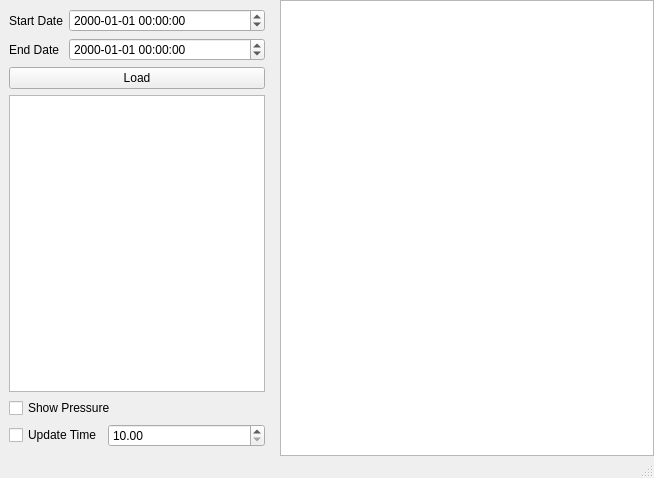
<?xml version="1.0" encoding="UTF-8"?>
<ui version="4.0">
 <class>MainWindow</class>
 <widget class="QMainWindow" name="MainWindow">
  <property name="geometry">
   <rect>
    <x>0</x>
    <y>0</y>
    <width>654</width>
    <height>478</height>
   </rect>
  </property>
  <property name="windowTitle">
   <string>MainWindow</string>
  </property>
  <widget class="QWidget" name="centralwidget">
   <layout class="QHBoxLayout" name="horizontalLayout_4">
    <property name="leftMargin">
     <number>0</number>
    </property>
    <property name="topMargin">
     <number>0</number>
    </property>
    <property name="rightMargin">
     <number>0</number>
    </property>
    <property name="bottomMargin">
     <number>0</number>
    </property>
    <item>
     <layout class="QHBoxLayout" name="horizontalLayout_3">
      <item>
       <widget class="QWidget" name="widget" native="true">
        <property name="sizePolicy">
         <sizepolicy hsizetype="Maximum" vsizetype="Preferred">
          <horstretch>0</horstretch>
          <verstretch>0</verstretch>
         </sizepolicy>
        </property>
        <layout class="QHBoxLayout" name="horizontalLayout_2">
         <item>
          <layout class="QVBoxLayout" name="verticalLayout">
           <item>
            <layout class="QFormLayout" name="formLayout">
             <item row="0" column="0">
              <widget class="QLabel" name="label">
               <property name="text">
                <string>Start Date</string>
               </property>
              </widget>
             </item>
             <item row="1" column="0">
              <widget class="QLabel" name="label_2">
               <property name="text">
                <string>End Date</string>
               </property>
              </widget>
             </item>
             <item row="0" column="1">
              <widget class="QDateTimeEdit" name="startdateedit">
               <property name="currentSection">
                <enum>QDateTimeEdit::DaySection</enum>
               </property>
               <property name="displayFormat">
                <string notr="true">yyyy-MM-dd hh:mm:ss</string>
               </property>
              </widget>
             </item>
             <item row="1" column="1">
              <widget class="QDateTimeEdit" name="enddateedit">
               <property name="currentSection">
                <enum>QDateTimeEdit::DaySection</enum>
               </property>
               <property name="displayFormat">
                <string notr="true">yyyy-MM-dd hh:mm:ss</string>
               </property>
              </widget>
             </item>
            </layout>
           </item>
           <item>
            <widget class="QPushButton" name="load_btn">
             <property name="text">
              <string>Load</string>
             </property>
            </widget>
           </item>
           <item>
            <widget class="LegendTableView" name="legendtable"/>
           </item>
           <item>
            <widget class="QCheckBox" name="pressure_check">
             <property name="text">
              <string>Show Pressure</string>
             </property>
            </widget>
           </item>
           <item>
            <layout class="QHBoxLayout" name="horizontalLayout">
             <item>
              <widget class="QCheckBox" name="updatetime_check">
               <property name="sizePolicy">
                <sizepolicy hsizetype="Maximum" vsizetype="Fixed">
                 <horstretch>0</horstretch>
                 <verstretch>0</verstretch>
                </sizepolicy>
               </property>
               <property name="text">
                <string>Update Time</string>
               </property>
              </widget>
             </item>
             <item>
              <widget class="QDoubleSpinBox" name="updatetime_spin">
               <property name="minimum">
                <double>10.000000000000000</double>
               </property>
               <property name="maximum">
                <double>60.000000000000000</double>
               </property>
               <property name="value">
                <double>10.000000000000000</double>
               </property>
              </widget>
             </item>
            </layout>
           </item>
          </layout>
         </item>
        </layout>
       </widget>
      </item>
      <item>
       <widget class="GraphicsLayoutWidget" name="graphics_layout"/>
      </item>
     </layout>
    </item>
   </layout>
  </widget>
  <widget class="QMenuBar" name="menubar">
   <property name="geometry">
    <rect>
     <x>0</x>
     <y>0</y>
     <width>654</width>
     <height>22</height>
    </rect>
   </property>
  </widget>
  <widget class="QStatusBar" name="statusbar"/>
 </widget>
 <customwidgets>
  <customwidget>
   <class>GraphicsLayoutWidget</class>
   <extends>QGraphicsView</extends>
   <header>pyqtgraph</header>
  </customwidget>
  <customwidget>
   <class>LegendTableView</class>
   <extends>QTableView</extends>
   <header>legendtable</header>
  </customwidget>
 </customwidgets>
 <tabstops>
  <tabstop>graphics_layout</tabstop>
  <tabstop>load_btn</tabstop>
  <tabstop>legendtable</tabstop>
  <tabstop>pressure_check</tabstop>
  <tabstop>updatetime_check</tabstop>
  <tabstop>updatetime_spin</tabstop>
  <tabstop>startdateedit</tabstop>
  <tabstop>enddateedit</tabstop>
 </tabstops>
 <resources/>
 <connections/>
</ui>
